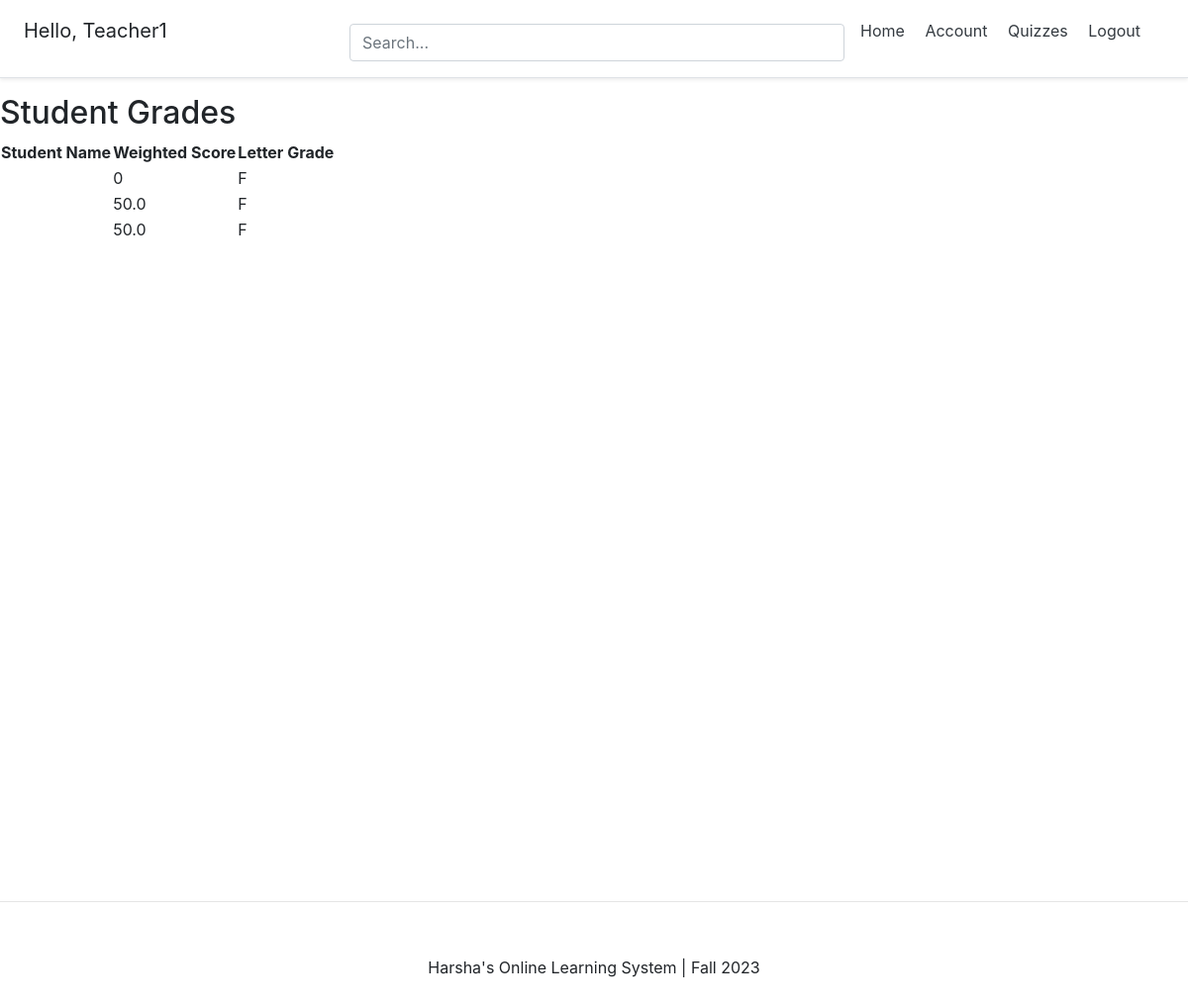
Page /quizzes/student-grades/ (signed in) on the earlier database version.
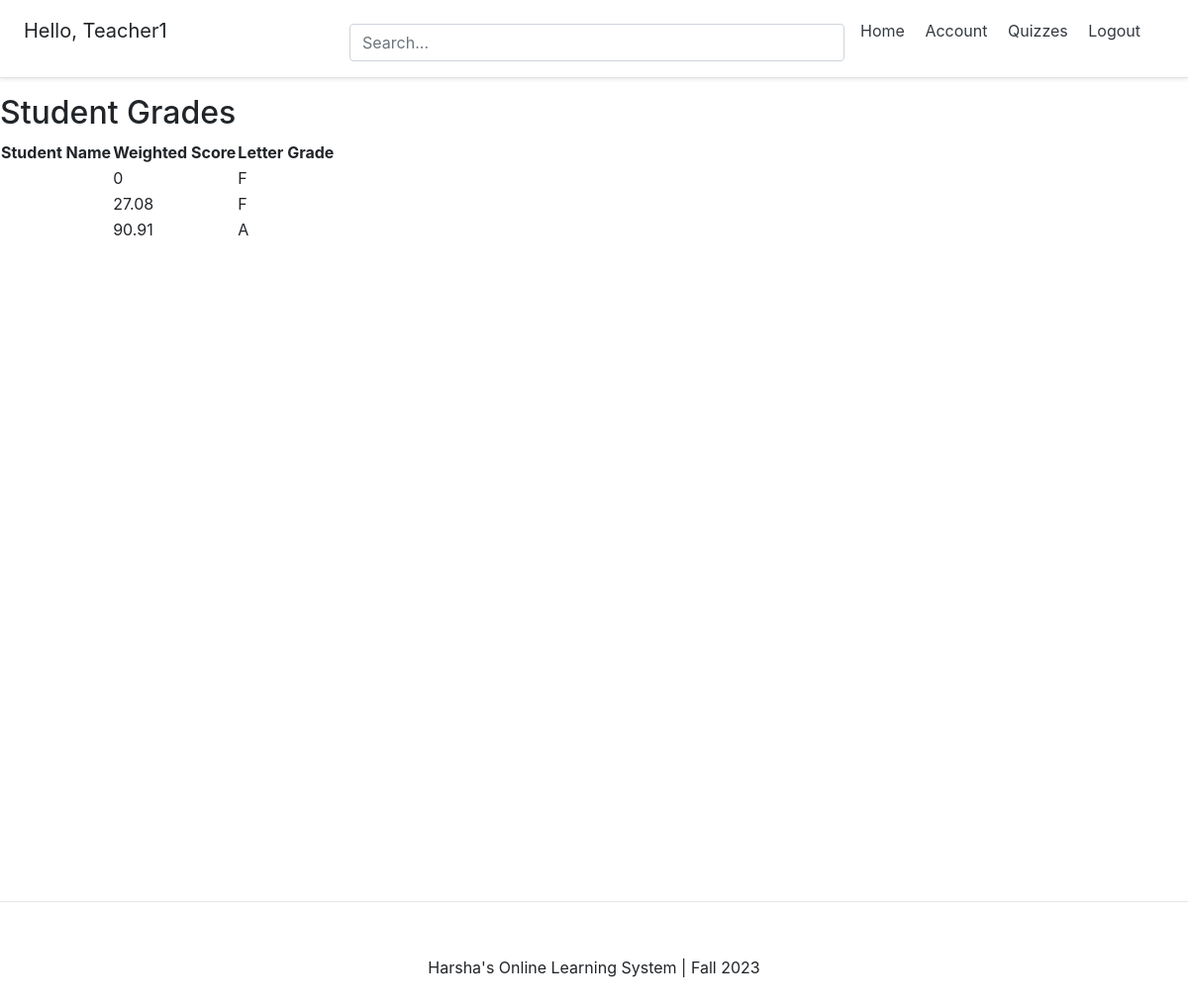
Same page on the later database version.
### account/models.py (models this page shows, shortened)
class Account(AbstractBaseUser):
	email 					= models.EmailField(verbose_name="email", max_length=60, unique=True)
	username 				= models.CharField(max_length=30, unique=True)
	date_joined				= models.DateTimeField(verbose_name='date joined', auto_now_add=True)
	last_login				= models.DateTimeField(verbose_name='last login', auto_now=True)
	is_admin				= models.BooleanField(default=False)
	is_active				= models.BooleanField(default=True)
	is_staff				= models.BooleanField(default=False)
	is_superuser			= models.BooleanField(default=False)
	is_teacher = models.BooleanField(default=False)
	USERNAME_FIELD = 'email'
	REQUIRED_FIELDS = ['username',]
	objects = MyAccountManager()

### quizzes/views.py (the view)
# urls.py: path('student-grades/', student_grades, name='student-grades'),
@login_required
def student_grades(request):
    if not request.user.is_teacher:
        return redirect('some_other_view')
    students = Account.objects.filter(is_teacher=False)
    for student in students:
        student.weighted_score = compute_weighted_score(student)
        student.letter_grade = assign_letter_grade(student.weighted_score)
    return render(request, 'student_grades.html', {'students': students})

### quizzes/views.py (called while the page is built)
def compute_weighted_score(student):
    attempts = Attempt.objects.filter(student=student)
    total_weighted_score = 0
    total_weight = 0
    for attempt in attempts:
        quiz_weight = QuizWeight.objects.get(quiz=attempt.quiz).weight
        total_questions = attempt.quiz.questions.count()
        if total_questions > 0:
            normalized_score = attempt.score / total_questions  # Normalize the score
            total_weighted_score += normalized_score * quiz_weight
        total_weight += quiz_weight
    if total_weight > 0:
        weighted_score_percentage = (total_weighted_score / total_weight) * 100
        return round(weighted_score_percentage, 2)  # Round to 2 decimal places
    else:
        return 0

def assign_letter_grade(weighted_score):
    if weighted_score >= 90:
        return 'A'
    elif weighted_score >= 80:
        return 'B'
    elif weighted_score >= 70:
        return 'C'
    elif weighted_score >= 60:
        return 'D'
    elif weighted_score < 60:
        return 'F'

### templates/student_grades.html
{% extends 'base.html' %}
{% block content %}
  <h2>Student Grades</h2>
  <table>
    <thead>
      <tr>
        <th>Student Name</th>
        <th>Weighted Score</th>
        <th>Letter Grade</th>
      </tr>
    </thead>
    <tbody>
      {% for student in students %}
        <tr>
          <td>{{ student.name }}</td>
          <td>{{ student.weighted_score }}</td>
          <td>{{ student.letter_grade }}</td>
        </tr>
      {% empty %}
        <tr>
          <td colspan="3">No students found.</td>
        </tr>
      {% endfor %}
    </tbody>
  </table>
{% endblock %}

Differences in the rows shown:
changed Account (number 3 of 4 on the later page): weighted_score "50.0" → "27.08"
changed Account (number 4 of 4 on the later page): weighted_score "50.0" → "90.91"; letter_grade "F" → "A"
